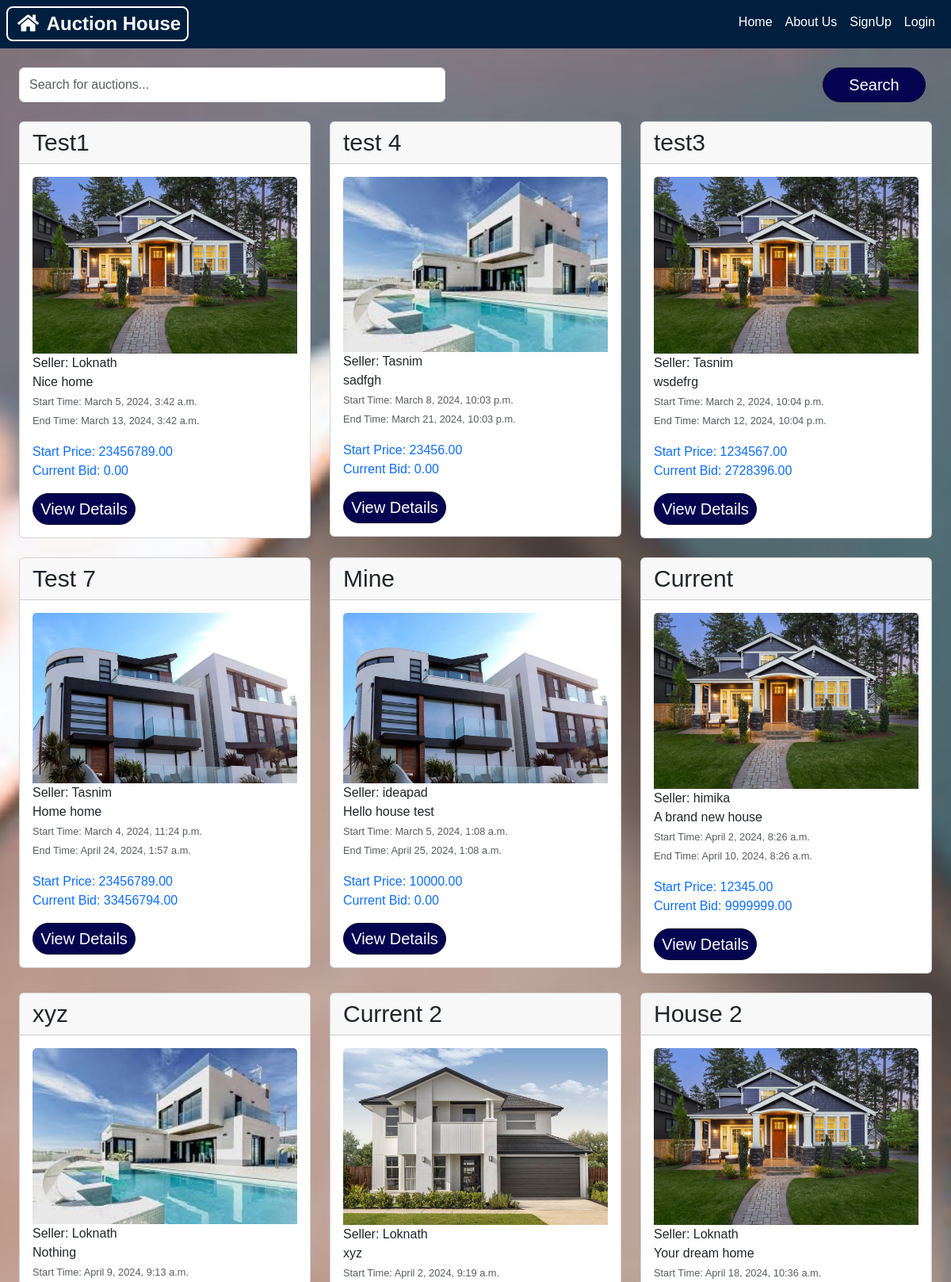
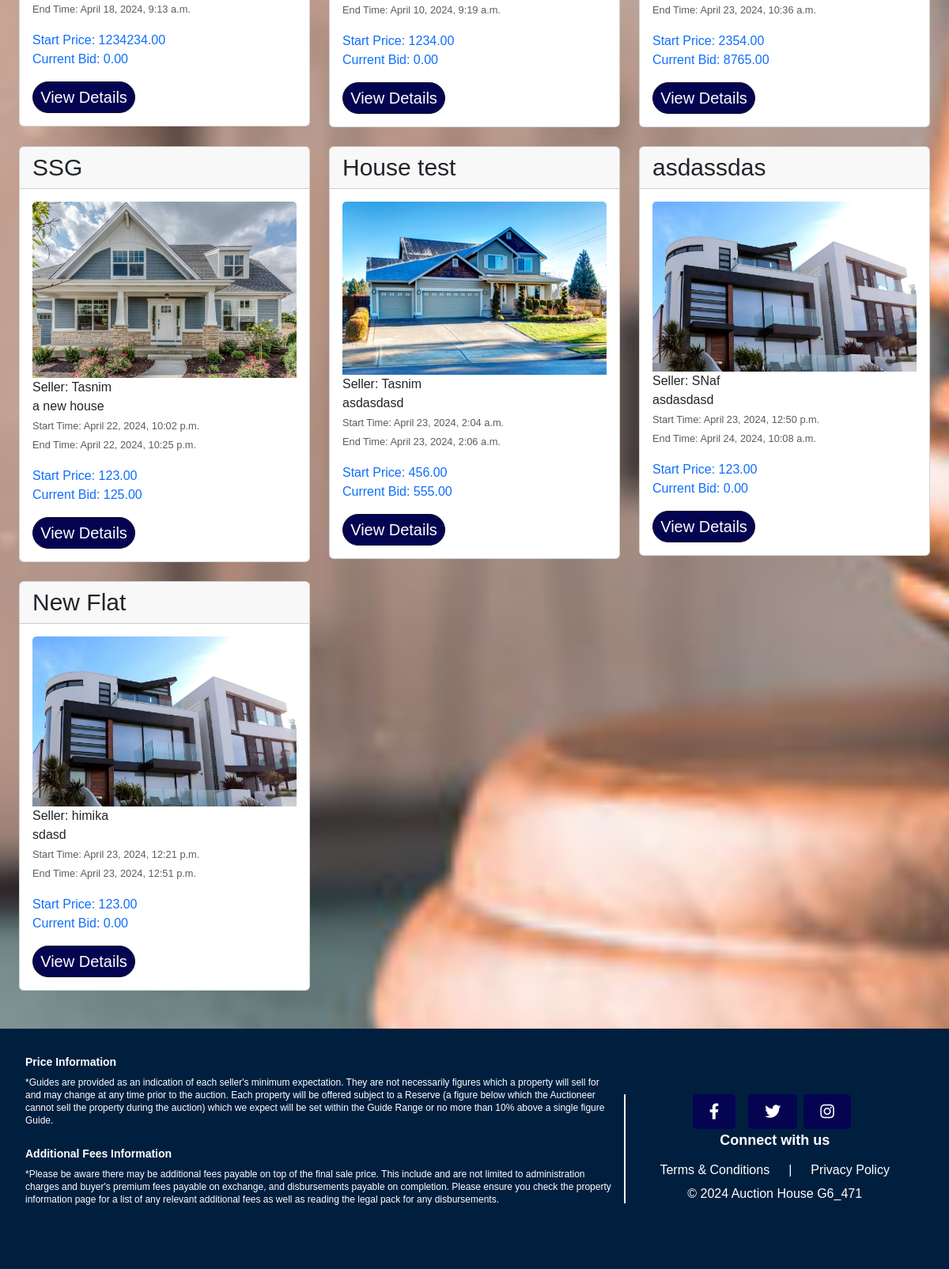
Page /search-past-auctions/ on the committed database (2 pictures, top to bottom).
### website/models.py (models this page shows, shortened)
class AuctionItem(models.Model):
    title = models.CharField(max_length=255)
    description = models.TextField()
    address = models.CharField(max_length=255)
    start_price = models.DecimalField(max_digits=10, decimal_places=2)
    current_bid = models.DecimalField(max_digits=10, decimal_places=2, default=0.00)
    current_bid_by = models.ForeignKey(User, on_delete=models.CASCADE,null=True, blank=True, related_name='bids_made')
    created_by = models.ForeignKey(User, on_delete=models.CASCADE, related_name='auction_items_created')
    start_time = models.DateTimeField(blank=True, null=True)
    end_time = models.DateTimeField(blank=True, null=True)
    image = models.ImageField(upload_to='auction_item_images/', blank=True, null=True)
    winner = models.ForeignKey(User, on_delete=models.SET_NULL, blank=True, null=True, related_name='won_auctions')
    house_size = models.IntegerField(null=True, blank=True)
    floor_count = models.IntegerField(null=True, blank=True)
    house_type = models.CharField(max_length=15, choices=h_type, null=True, blank=True)
    sketchfab_script = models.TextField(blank=True, null=True)
    APPROVAL_CHOICES = [
        ('pending', 'Pending'),
        ('approved', 'Approved'),
        ('rejected', 'Rejected'),
    ]
    approval_status = models.CharField(max_length=10, choices=APPROVAL_CHOICES, default='pending')

### website/views.py (the view)
# urls.py: path('search-past-auctions/', views.search_past_auctions, name='search_past_auctions'),
def search_past_auctions(request):
    query = request.GET.get('query', '')
    current_time = timezone.now()
    past_auctions = AuctionItem.objects.filter(
        Q(title__icontains=query) | Q(address__icontains=query),
        end_time__lt=current_time
    )
    return render(request, 'auction_search.html', {'auctions': past_auctions, 'query': query, 'search_type': 'Past Auctions'})

### website/templates/auction_search.html (shortened to what this page needs)
{% extends 'base.html' %}
{% block content %}
<div class="container mt-4">
    <div class="search-container text-center mb-4">
        <form action="{% url 'website:search_live_auctions' %}" method="GET" class="form-inline">
            <input type="text" class="form-control" placeholder="Search for auctions..." name="query" required>
            <button type="submit" class="btn btn-primary">Search</button>
        </form>
    </div>
    <div class="row">
        {% if auctions %}
            {% for auction in auctions %}
                <div class="col-md-4 mb-4">
                    <div class="card">
                        <div class="card-header">
                            <h2>{{ auction.title }}</h2>
                        </div>
                        <div class="card-body">
                            {% if auction.image %}
                                <img src="{{ auction.image.url }}" alt="{{ auction.title }} Image" class="card-img-top">
                            {% endif %}
                            <h10 class="card-text text-dark">Seller: {{ auction.created_by.username }}</h10><br>
                            <p class="card-text text-dark mb-0">{{ auction.description|truncatewords:15 }}</p>
                            <p class="card-text mb-3">
                                <small class="text-muted">
                                    Start Time: <span class="start-time">{{ auction.start_time }}</span><br>
                                    End Time: {{ auction.end_time }}
                                </small>
                            </p>
                            <p class="card-text font-weight-bold text-primary mb-3">
                                Start Price: {{ auction.start_price }}<br>
                                Current Bid: {{ auction.current_bid }}
                            </p>
                            <a href="{% url 'website:auction_detail' item_id=auction.id %}" class="btn btn-sm btn-primary">View Details</a>
                        </div>
                    </div>
                </div>
            {% endfor %}
        {% else %}
            <p>No matching auctions found.</p>
        {% endif %}
    </div>
</div>
{% endblock %}

### static/base.css (style rules this page uses)
body { font-family: Arial, sans-serif; background-image: url("bg5.jpg"); background-size: cover; background-position: center; background-repeat: no-repeat; min-height: 250vh; }
* { font-family: Arial, Helvetica, sans-serif; box-sizing: border-box; }
.container { max-width: 1200px; margin: 0 auto; }
.container h2 { font-weight: 500; font-display: flex; font-size: 30px; }
.container p { color: white; margin-bottom: 50px; }
.btn { font-size: 20px; color: #fff; background-color: rgb(4, 4, 81); text-decoration: none; border-radius: 5px; transition: all 0.3s ease; }
.btn-primary { width: 130px; border-color: #0f0f2d; border-radius: 30px; margin-right: 8px; }
form button { margin-left: calc(50% - 100px); width: 200px; }
.search-container { display: flex; justify-content: center; }
.search-container .form-inline { display: flex; flex-grow: 1; }
.search-container .form-inline .form-control { flex: 1; width: 100%; height: 100%; display: flex; align-items: center; position: relative; }

### rows in the picture
AuctionItem: title "Test1", image (picture), created_by.username "Loknath", description "Nice home", start_time "March 5, 2024, 3:42 a.m.", end_time "March 13, 2024, 3:42 a.m.", start_price "23456789.00", current_bid "0.00"
AuctionItem: title "test 4", image (picture), created_by.username "Tasnim", description "sadfgh", start_time "March 8, 2024, 10:03 p.m.", end_time "March 21, 2024, 10:03 p.m.", start_price "23456.00", current_bid "0.00"
AuctionItem: title "test3", image (picture), created_by.username "Tasnim", description "wsdefrg", start_time "March 2, 2024, 10:04 p.m.", end_time "March 12, 2024, 10:04 p.m.", start_price "1234567.00", current_bid "2728396.00"
AuctionItem: title "Test 7", image (picture), created_by.username "Tasnim", description "Home home", start_time "March 4, 2024, 11:24 p.m.", end_time "April 24, 2024, 1:57 a.m.", start_price "23456789.00", current_bid "33456794.00"
AuctionItem: title "Mine", image (picture), created_by.username "ideapad", description "Hello house test", start_time "March 5, 2024, 1:08 a.m.", end_time "April 25, 2024, 1:08 a.m.", start_price "10000.00", current_bid "0.00"
AuctionItem: title "Current", image (picture), created_by.username "himika", description "A brand new house", start_time "April 2, 2024, 8:26 a.m.", end_time "April 10, 2024, 8:26 a.m.", start_price "12345.00", current_bid "9999999.00"
AuctionItem: title "xyz", image (picture), created_by.username "Loknath", description "Nothing", start_time "April 9, 2024, 9:13 a.m.", end_time "April 18, 2024, 9:13 a.m.", start_price "1234234.00", current_bid "0.00"
AuctionItem: title "Current 2", image (picture), created_by.username "Loknath", description "xyz", start_time "April 2, 2024, 9:19 a.m.", end_time "April 10, 2024, 9:19 a.m.", start_price "1234.00", current_bid "0.00"
AuctionItem: title "House 2", image (picture), created_by.username "Loknath", description "Your dream home", start_time "April 18, 2024, 10:36 a.m.", end_time "April 23, 2024, 10:36 a.m.", start_price "2354.00", current_bid "8765.00"
AuctionItem: title "SSG", image (picture), created_by.username "Tasnim", description "a new house", start_time "April 22, 2024, 10:02 p.m.", end_time "April 22, 2024, 10:25 p.m.", start_price "123.00", current_bid "125.00"
AuctionItem: title "House test", image (picture), created_by.username "Tasnim", description "asdasdasd", start_time "April 23, 2024, 2:04 a.m.", end_time "April 23, 2024, 2:06 a.m.", start_price "456.00", current_bid "555.00"
AuctionItem: title "asdassdas", image (picture), created_by.username "SNaf", description "asdasdasd", start_time "April 23, 2024, 12:50 p.m.", end_time "April 24, 2024, 10:08 a.m.", start_price "123.00", current_bid "0.00"
AuctionItem: title "New Flat", image (picture), created_by.username "himika", description "sdasd", start_time "April 23, 2024, 12:21 p.m.", end_time "April 23, 2024, 12:51 p.m.", start_price "123.00", current_bid "0.00"
